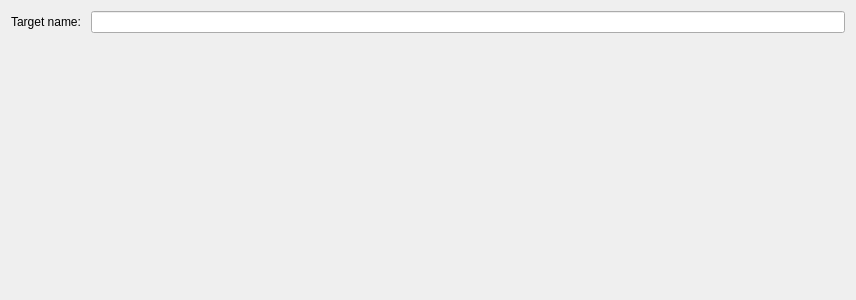
<?xml version="1.0" encoding="UTF-8"?>
<ui version="4.0">
 <class>Ubuntu::Internal::CreateTargetNamePage</class>
 <widget class="QWidget" name="Ubuntu::Internal::CreateTargetNamePage">
  <property name="geometry">
   <rect>
    <x>0</x>
    <y>0</y>
    <width>856</width>
    <height>300</height>
   </rect>
  </property>
  <property name="windowTitle">
   <string>Form</string>
  </property>
  <layout class="QFormLayout" name="formLayout">
   <item row="0" column="0">
    <widget class="QLabel" name="label">
     <property name="text">
      <string>Target name: </string>
     </property>
    </widget>
   </item>
   <item row="0" column="1">
    <widget class="Utils::FancyLineEdit" name="lineEditName"/>
   </item>
  </layout>
 </widget>
 <customwidgets>
  <customwidget>
   <class>Utils::FancyLineEdit</class>
   <extends>QLineEdit</extends>
   <header location="global">utils/fancylineedit.h</header>
  </customwidget>
 </customwidgets>
 <resources/>
 <connections/>
</ui>
